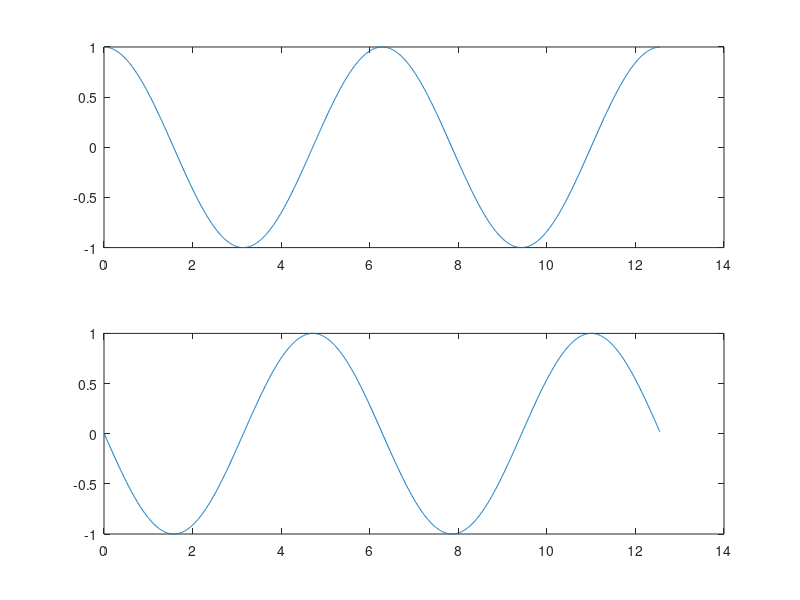

The MATLAB script that drew this image:
clc; close all; clear all;
h = 0.01;
t = 0:h:4*pi;

f = @(x) (cos(x));
y = f(t);
for i = 2:length(t)-1
    yd(i) = (y(i)-y(i-1))/h;
end
subplot(2,1,1)
plot(t,y);
subplot(2,1,2)
plot(t(1:length(yd)),yd);
